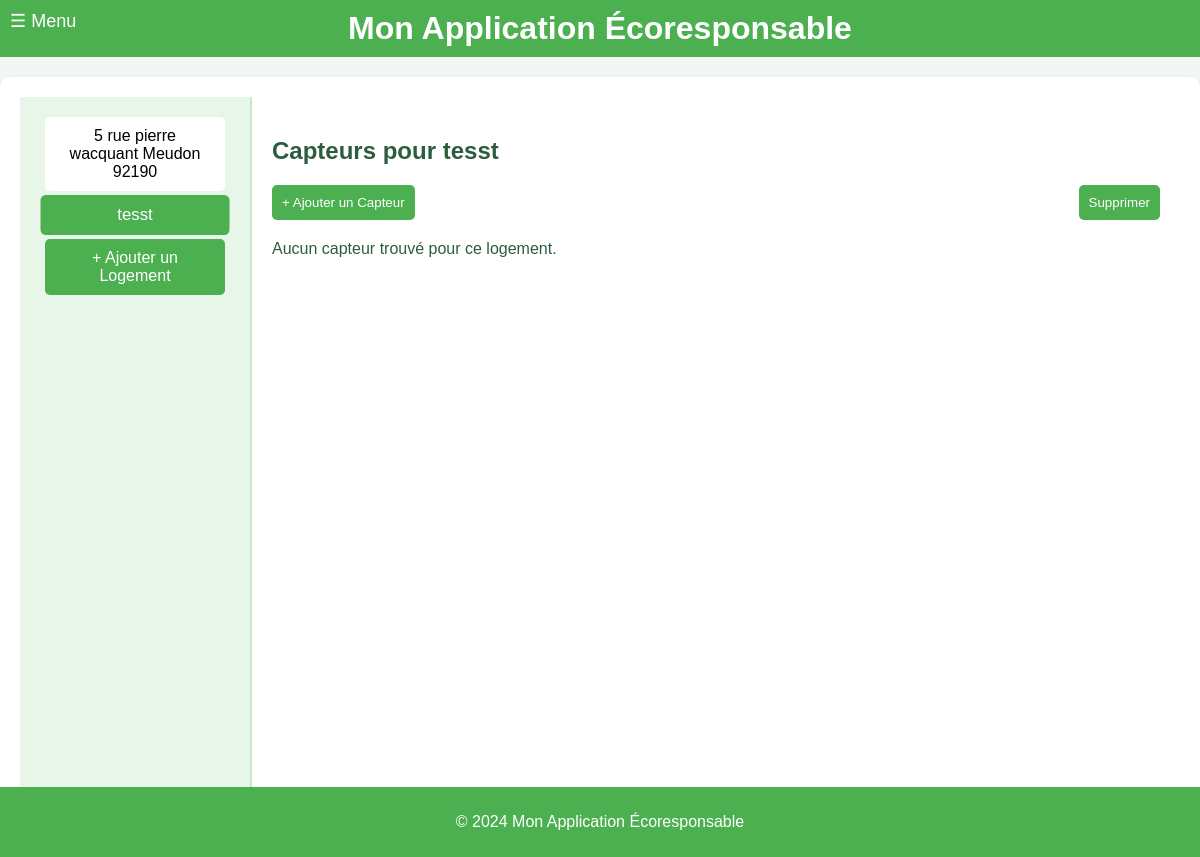
/sensors/2, run on an earlier commit of the app's database.
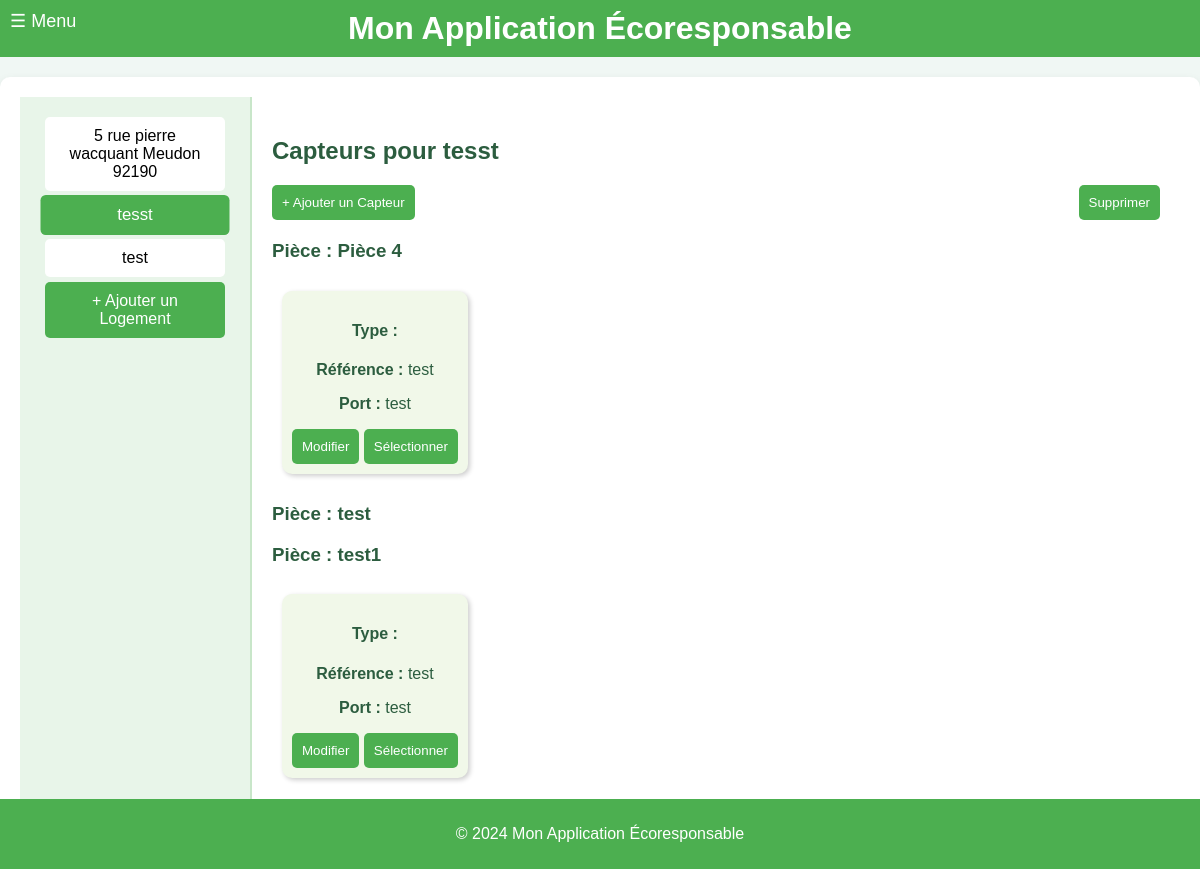
And on a later commit of the database.
### tables this page shows
CREATE TABLE Housing (
housing_id INTEGER PRIMARY KEY, -- Identifiant unique pour chaque logement
address VARCHAR(255), -- Adresse du logement
phone_number VARCHAR(20), -- NumÃ©ro de contact pour le logement
ip_address VARCHAR(15), -- Adresse IP associÃ©e au logement
insert_date TIMESTAMP DEFAULT CURRENT_TIMESTAMP -- Horodatage de l'ajout de l'enregistrement
);

CREATE TABLE Room (
room_id INTEGER PRIMARY KEY, -- Identifiant unique pour chaque piÃ¨ce
housing_id INTEGER, -- RÃ©fÃ©rence au logement qui contient cette piÃ¨ce
name VARCHAR(100), -- Nom de la piÃ¨ce (ex. : chambre, cuisine)
x FLOAT, -- CoordonnÃ©e X de la position de la piÃ¨ce
y FLOAT, -- CoordonnÃ©e Y de la position de la piÃ¨ce
z FLOAT, -- CoordonnÃ©e Z de la position de la piÃ¨ce
FOREIGN KEY (housing_id) REFERENCES Housing(housing_id) -- Lien entre la piÃ¨ce et un logement spÃ©cifique
);

CREATE TABLE Sensor (
sensor_id INTEGER PRIMARY KEY, -- Identifiant unique pour chaque capteur ou actionneur
room_id INTEGER, -- RÃ©fÃ©rence Ã  la piÃ¨ce oÃ¹ le capteur est installÃ©
type_id INTEGER, -- RÃ©fÃ©rence au type de capteur/actionneur
commercial_reference VARCHAR(50), -- RÃ©fÃ©rence commerciale du capteur/actionneur
communication_port VARCHAR(50), -- Port utilisÃ© pour la communication avec le capteur/actionneur
insert_date TIMESTAMP DEFAULT CURRENT_TIMESTAMP, -- Horodatage de l'ajout de l'enregistrement du capteur
FOREIGN KEY (room_id) REFERENCES Room(room_id), -- Lien entre le capteur et une piÃ¨ce spÃ©cifique
FOREIGN KEY (type_id) REFERENCES SensorType(type_id) -- Lien entre le capteur et un type spÃ©cifique
);

### main.py (the view)
@app.get("/sensors/{housing_id}", response_class=HTMLResponse)
def get_sensors_by_housing(request: Request, housing_id: int):
    conn = get_db_connection()
    logements = conn.execute("SELECT housing_id, address FROM Housing").fetchall()
    sensors_by_room = conn.execute("""
        SELECT r.name AS room_name, s.sensor_id, s.type_id, s.commercial_reference, s.communication_port, r.room_id
        FROM Sensor s
        JOIN Room r ON s.room_id = r.room_id
        WHERE r.housing_id = ?
        ORDER BY r.room_id
    """, (housing_id,)).fetchall()
    rooms = conn.execute("SELECT room_id, name FROM Room WHERE housing_id = ?", (housing_id,)).fetchall()
    conn.close()
    selected_logement_address = next((logement['address'] for logement in logements if logement['housing_id'] == housing_id), None)
    return templates.TemplateResponse("configuration.html", {
        "request": request,
        "logements": logements,
        "sensors_by_room": sensors_by_room,
        "rooms": rooms,
        "selected_id": housing_id,
        "selected_logement_address": selected_logement_address
    })

### templates/configuration.html (shortened to what this page needs)
{% extends "layout.html" %}
{% block content %}
<div class="container">
      <div class="menu">
            {% for logement in logements %}
            <div class="menu-item {% if selected_id == logement.housing_id %}active{% endif %}"
                  onclick="location.href='/sensors/{{ logement.housing_id }}'">
                  {{ logement.address }}
            </div>
            {% endfor %}
            <div class="menu-item" style="background-color: #4caf50; color: white;"
                  onclick="location.href='http://localhost:8000/logements'">
                  + Ajouter un Logement
            </div>
      </div>
      <div class="content">
            <h2>Capteurs pour {{ selected_logement_address or 'Logement par Défaut' }}</h2>
            <div class="actions">
                  <button class="btn" onclick="openAddModal()">+ Ajouter un Capteur</button>
                  <button class="btn" onclick="deleteSelected()">Supprimer</button>
            </div>
            {% if sensors_by_room %}
            {% for room in rooms %}
            <div class="room-section">
                  <h3>Pièce : {{ room.name }}</h3>
                  <div class="tile-container">
                        {% for sensor in sensors_by_room if sensor.room_id == room.room_id %}
                        <div class="tile" id="tile-{{ sensor.sensor_id }}">
                              <h4>Type : {{ sensor.type }}</h4>
                              <p><strong>Référence :</strong> {{ sensor.commercial_reference }}</p>
                              <p><strong>Port :</strong> {{ sensor.communication_port }}</p>
                              <button class="btn"
                                    onclick="openEditModal('{{ sensor.sensor_id }}', '{{ sensor.room_id }}', '{{ sensor.type_id }}', '{{ sensor.commercial_reference }}', '{{ sensor.communication_port }}')">Modifier</button>
                              <button class="btn"
                                    onclick="toggleSelection('{{ sensor.sensor_id }}')">Sélectionner</button>
                        </div>
                        {% endfor %}
                  </div>
            </div>
            {% endfor %}
            <div class="room-section">
                  <h3>Capteurs non assignés</h3>
            </div>
            {% else %}
            <p>Aucun capteur trouvé pour ce logement.</p>
            {% endif %}
      </div>
</div>
{% endblock %}

What changed in the data, as far as the page shows it:
added Housing: address "test"
now on this page (row unchanged): Room: name "Pièce 4"
added Sensor: commercial_reference "test", communication_port "test", shown under "Pièce 4"
now on this page (row unchanged): Room: name "test"
added Room: name "test1"
added Sensor: commercial_reference "test", communication_port "test", shown under "test1"
Also different on the page:
text no longer shown: "Aucun capteur trouvé pour ce logement."
